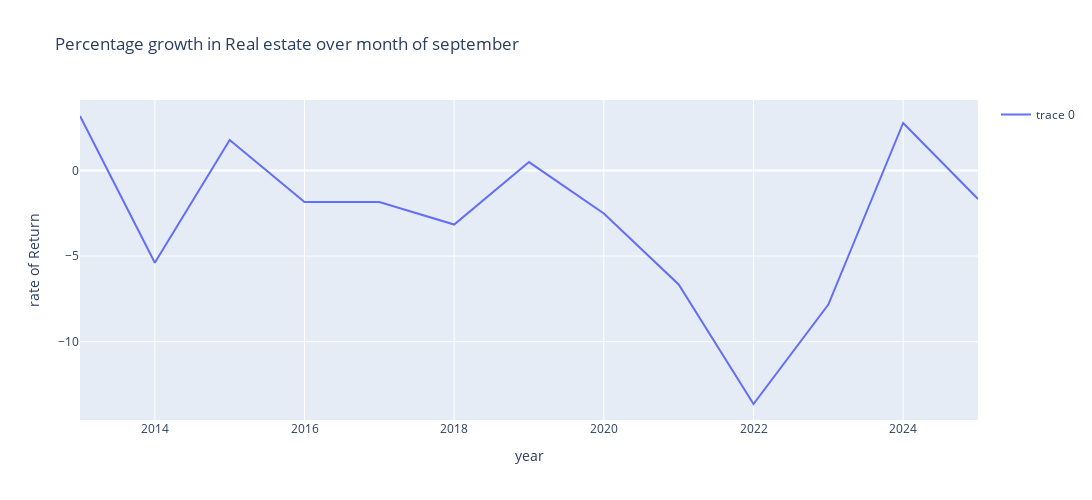

The notebook cell this image was saved under:
### Code cell
ret_real_estate = rate_of_return("srre_daily_historical-data-09-04-2025.csv", "Real estate")
print(ret_real_estate)

### Figure 1 — Plotly figure (JSON) as saved in the notebook; plotly's stock layout.template omitted (floating-point values rounded to 4 significant figures)
{"data": [{"mode": "lines", "type": "scatter", "x": [2013, 2014, 2015, 2016, 2017, 2018, 2019, 2020, 2021, 2022, 2023, 2024, 2025], "y": [3.188, -5.389, 1.782, -1.833, -1.835, -3.154, 0.497, -2.509, -6.656, -13.64, -7.83, 2.782, -1.662]}], "layout": {"autosize": true, "height": 500, "minreducedheight": 100, "minreducedwidth": 250, "showlegend": true, "title": {"text": "Percentage growth in Real estate over month of september "}, "width": 1200, "xaxis": {"title": {"text": "year"}}, "yaxis": {"title": {"text": "rate of Return"}}}}
